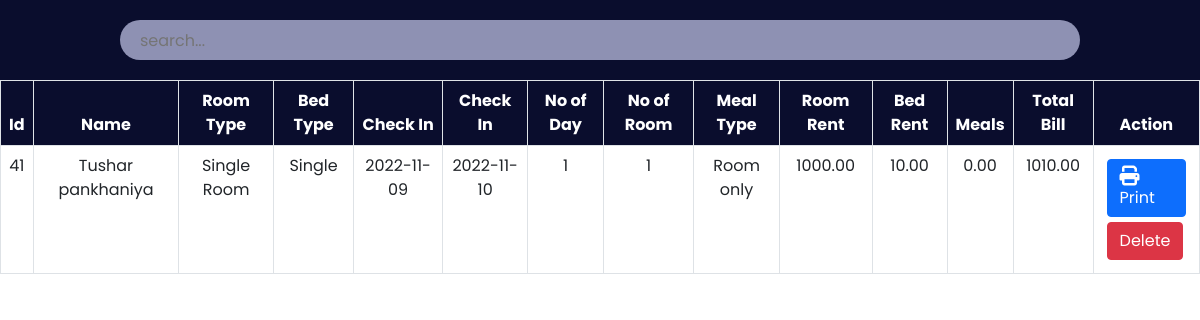
Page /admin/payment.php on the earlier database version.
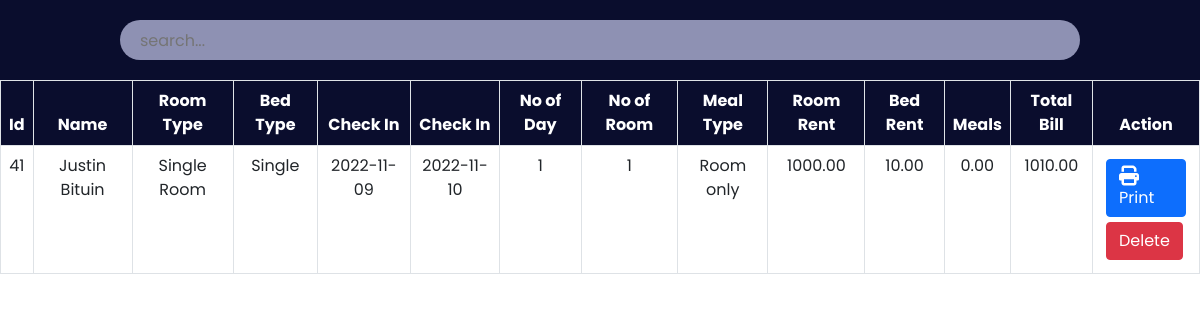
Same page on the later database version.
### tables this page shows
CREATE TABLE `payment` (
  `id` int(30) NOT NULL,
  `Name` varchar(30) NOT NULL,
  `Email` varchar(30) NOT NULL,
  `RoomType` varchar(30) NOT NULL,
  `Bed` varchar(30) NOT NULL,
  `NoofRoom` int(30) NOT NULL,
  `cin` date NOT NULL,
  `cout` date NOT NULL,
  `noofdays` int(30) NOT NULL,
  `roomtotal` double(8,2) NOT NULL,
  `bedtotal` double(8,2) NOT NULL,
  `meal` varchar(30) NOT NULL,
  `mealtotal` double(8,2) NOT NULL,
  `finaltotal` double(8,2) NOT NULL
);

### admin/payment.php (the view, shortened to what this page needs)
<?php
    include '../config.php';
?>
<!DOCTYPE html>
<html lang="en">
<head>
    <link href="https://cdn.jsdelivr.net/npm/bootstrap@5.0.2/dist/css/bootstrap.min.css" rel="stylesheet">
    <link rel="stylesheet" href="https://cdnjs.cloudflare.com/ajax/libs/font-awesome/6.2.0/css/all.min.css"/>
	<link rel="stylesheet" href="css/roombook.css">
</head>
<body>
	<div class="searchsection">
        <input type="text" name="search_bar" id="search_bar" placeholder="search..." onkeyup="searchFun()">
    </div>
    <div class="roombooktable" class="table-responsive-xl">
        <?php
            $paymanttablesql = "SELECT * FROM payment";
            $paymantresult = mysqli_query($conn, $paymanttablesql);
        ?>
        <table class="table table-bordered" id="table-data">
            <thead>
                <tr>
                    <th scope="col">Id</th>
                    <th scope="col">Name</th>
                    <th scope="col">Room Type</th>
                    <th scope="col">Bed Type</th>
                    <th scope="col">Check In</th>
                    <th scope="col">Check In</th>
					<th scope="col">No of Day</th>
                    <th scope="col">No of Room</th>
					<th scope="col">Meal Type</th>
                    <th scope="col">Room Rent</th>
                    <th scope="col">Bed Rent</th>
                    <th scope="col">Meals</th>
					<th scope="col">Total Bill</th>
                    <th scope="col">Action</th>
                </tr>
            </thead>
            <tbody>
            <?php
            while ($res = mysqli_fetch_array($paymantresult)) {
            ?>
                <tr>
                    <td><?php echo $res['id'] ?></td>
                    <td><?php echo $res['Name'] ?></td>
                    <td><?php echo $res['RoomType'] ?></td>
                    <td><?php echo $res['Bed'] ?></td>
					<td><?php echo $res['cin'] ?></td>
                    <td><?php echo $res['cout'] ?></td>
					<td><?php echo $res['noofdays'] ?></td>
                    <td><?php echo $res['NoofRoom'] ?></td>
                    <td><?php echo $res['meal'] ?></td>
                    <td><?php echo $res['roomtotal'] ?></td>
					<td><?php echo $res['bedtotal'] ?></td>
					<td><?php echo $res['mealtotal'] ?></td>
					<td><?php echo $res['finaltotal'] ?></td>
                    <td class="action">
                        <a href="invoiceprint.php?id= <?php echo $res['id']?>"><button class="btn btn-primary"><i class="fa-solid fa-print"></i>Print</button></a>
						<a href="paymantdelete.php?id=<?php echo $res['id']?>"><button class="btn btn-danger">Delete</button></a>
                    </td>
                </tr>
            <?php
            }
            ?>
            </tbody>
        </table>
    </div>
</body>
</html>

### admin/css/roombook.css (style rules this page uses)
:root { --bg-text-shadow: 0 2px 4px rgb(13 0 77 / 8%), 0 3px 6px rgb(13 0 77 / 8%), 0 8px 16px rgb(13 0 77 / 8%); --bg-box-shadow: 0px 0px 20px 6px rgba(26, 30, 164, 0.31); }
body { background-color: #ffff; }
* { margin: 0; padding: 0; font-family: 'Poppins', sans-serif; }
i { font-size: 20px; }
.searchsection { height: 80px; width: 100%; display: flex; justify-content: space-evenly; align-items: center; background-color: #0a0d2d; position: fixed; z-index: 500; }
#search_bar { height: 40px; width: 80%; border: none; background-color: rgba(195, 198, 233, 0.714); padding-left: 20px; border-radius: 30px; }
a { color: black; }
.roombooktable { position: absolute; color: #0a0d2d; margin-top: 80px; width: 100%; height: 100vh; padding-bottom: 900px; }
.roombooktable thead { background-color: #0a0d2d; color: white; text-align: center; }
.roombooktable tbody { text-align: center; }
.action a { text-decoration: none; }
.action button { display: flex; flex-wrap: wrap; margin: 5px; }

Differences in the rows shown:
changed payment "Single Room": Name "Tushar pankhaniya" → "Justin Bituin"
